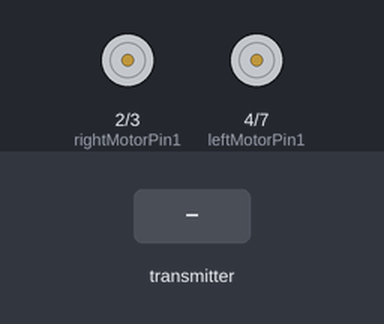
This sketch was run on a simulated Arduino Uno, built with avr-gcc and run on an emulated ATmega328P. On the bench: motor-driver pin pairs drawn as motors (green arrow = first pin HIGH = forward, orange = second pin HIGH = backward, longer = more drive, scaled by the enable pin). The inputs (shaded band) are chosen by the test bench. No radio packets arrive unless stated; what the sketch prints to the serial monitor is not drawn.

Above: at 1.2 s.
1.3 s: the transmitter starts sending xAxisValue = 0
At 1.9 s:
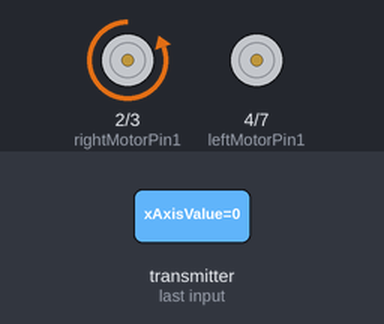
2.8 s: the transmitter starts sending yAxisValue = 128
At 4.0 s:
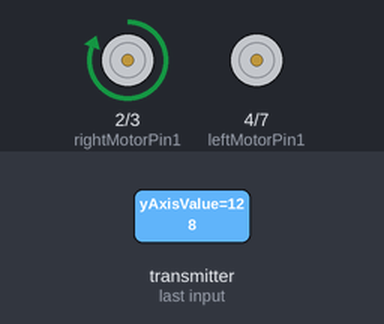
4.3 s: the transmitter starts sending xAxisValue = 64
At 5.4 s:
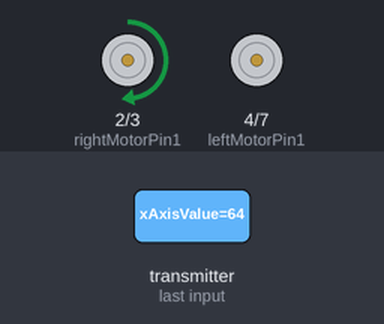
5.8 s: the transmitter starts sending yAxisValue = 0
At 6.5 s:
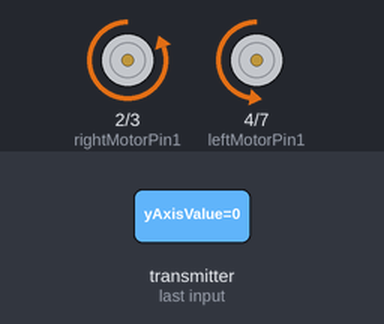
7.3 s: the transmitter starts sending xAxisValue = 128
At 7.6 s:
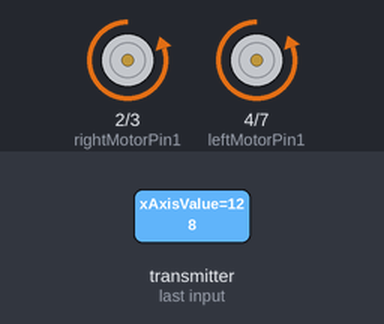
8.8 s: the transmitter starts sending yAxisValue = 255
At 10.0 s:
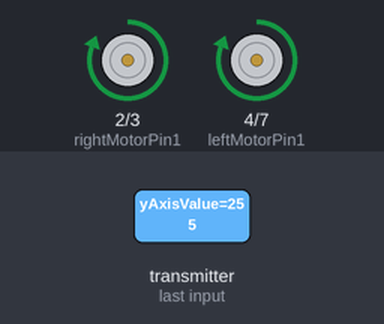
Timing chart, 0 to 11.3 s (numbered marks = the images above; inputs shaded):
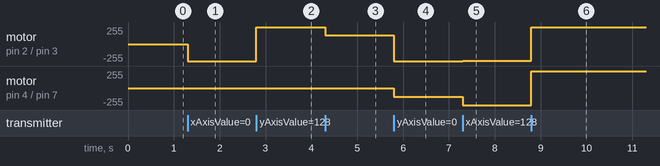

Measured:
- after the input at 1.3 s, motor on pin 2 (rightMotorPin1) / pin 3 (rightMotorPin2): stopped → backward 255/255 at once
- after the input at 2.8 s, motor on pin 2 (rightMotorPin1) / pin 3 (rightMotorPin2): backward 255/255 → forward 255/255 at once
- after the input at 4.3 s, motor on pin 2 (rightMotorPin1) / pin 3 (rightMotorPin2): forward 255/255 → forward 129/255 at once
- after the input at 5.8 s, motor on pin 2 (rightMotorPin1) / pin 3 (rightMotorPin2): forward 129/255 → backward 255/255 at once; motor on pin 4 (leftMotorPin1) / pin 7 (leftMotorPin2): stopped → backward 128/255 at once
- after the input at 7.3 s, motor on pin 2 (rightMotorPin1) / pin 3 (rightMotorPin2): backward 255/255 → backward 253/255 at once; motor on pin 4 (leftMotorPin1) / pin 7 (leftMotorPin2): backward 128/255 → backward 255/255 at once
- after the input at 8.8 s, motor on pin 2 (rightMotorPin1) / pin 3 (rightMotorPin2): backward 253/255 → forward 255/255 at once; motor on pin 4 (leftMotorPin1) / pin 7 (leftMotorPin2): backward 255/255 → forward 255/255 at once

The sketch:

Legs.ino
```cpp
#include <SPI.h>
#include <nRF24L01.h>
#include <RF24.h>

//#define PRINT_DEBUG   //Uncomment this line if you want to print the values on serial monitor

#define SIGNAL_TIMEOUT 500  // This is signal timeout in milli seconds.

const uint64_t pipeIn = 0xF9E8F0F0E1LL;
RF24 radio(8, 9);
unsigned long lastRecvTime = 0;

struct PacketData
{
  byte xAxisValue;
  byte yAxisValue;
} receiverData;

//Right motor
int enableRightMotor=5;
int rightMotorPin1=2;
int rightMotorPin2=3;

//Left motor
int enableLeftMotor=6;
int leftMotorPin1=4;
int leftMotorPin2=7;


void setup()
{
  Serial.begin(115200);
  pinMode(enableRightMotor,OUTPUT);
  pinMode(rightMotorPin1,OUTPUT);
  pinMode(rightMotorPin2,OUTPUT);

  pinMode(enableLeftMotor,OUTPUT);
  pinMode(leftMotorPin1,OUTPUT);
  pinMode(leftMotorPin2,OUTPUT);

  rotateMotor(0,0);

  radio.begin();
  radio.setDataRate(RF24_250KBPS);
  radio.openReadingPipe(1,pipeIn);
  radio.startListening(); //start the radio receiver

  #ifdef PRINT_DEBUG
    Serial.begin(115200);
  #endif
}

void loop()
{
    int rightMotorSpeed=0;
    int leftMotorSpeed=0;
    // Check if RF is connected and packet is available
    Serial.print("is conneect  ..   ");
    Serial.print(radio.isChipConnected());
    Serial.println();
    if(radio.isChipConnected() && radio.available())
    {
      radio.read(&receiverData, sizeof(PacketData));
      Serial.println(receiverData.yAxisValue);
      Serial.println(receiverData.xAxisValue);
      int mappedYValue = map(receiverData.yAxisValue, 0, 254, -255, 255);
      int mappedXValue = map(receiverData.xAxisValue, 0, 254, -255, 255);
      int motorDirection = 1;
      if (mappedYValue < 0)
      {
        motorDirection = -1;
      }

      rightMotorSpeed = abs(mappedYValue) - mappedXValue;
      leftMotorSpeed = abs(mappedYValue) + mappedXValue;

      rightMotorSpeed = constrain(rightMotorSpeed, 0, 255);
      leftMotorSpeed = constrain(leftMotorSpeed, 0, 255);

      rotateMotor(rightMotorSpeed * motorDirection, leftMotorSpeed * motorDirection);

      lastRecvTime = millis();

      #ifdef PRINT_DEBUG
        Serial.println(receiverData.xAxisValue);
        Serial.println(receiverData.yAxisValue);
      #endif
    }
    else
    {
      //Signal lost. Reset the motor to stop
      unsigned long now = millis();
      if ( now - lastRecvTime > SIGNAL_TIMEOUT )
      {
        rotateMotor(0, 0);
     }
   }
}


void rotateMotor(int rightMotorSpeed, int leftMotorSpeed)
{
  if (rightMotorSpeed < 0)
  {
    digitalWrite(rightMotorPin1,LOW);
    digitalWrite(rightMotorPin2,HIGH);
  }
  else if (rightMotorSpeed > 0)
  {
    digitalWrite(rightMotorPin1,HIGH);
    digitalWrite(rightMotorPin2,LOW);
  }
  else
  {
    digitalWrite(rightMotorPin1,LOW);
    digitalWrite(rightMotorPin2,LOW);
  }

  if (leftMotorSpeed < 0)
  {
    digitalWrite(leftMotorPin1,LOW);
    digitalWrite(leftMotorPin2,HIGH);
  }
  else if (leftMotorSpeed > 0)
  {
    digitalWrite(leftMotorPin1,HIGH);
    digitalWrite(leftMotorPin2,LOW);
  }
  else
  {
    digitalWrite(leftMotorPin1,LOW);
    digitalWrite(leftMotorPin2,LOW);
  }

  analogWrite(enableRightMotor, abs(rightMotorSpeed));
  analogWrite(enableLeftMotor, abs(leftMotorSpeed));
}
```
